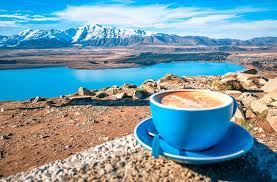
%> input picture input.jpg, 277 x 182 px
$ octave jpeg_compression.m   (GNU Octave 9; MATLAB toolbox functions it lacks are replaced by stand-ins)
%> lines starting %> are read from the running program, lines starting %| are printed output that depends on the picture

%JPEG compression

clc;
clear all;
close all;

I = imread("input.jpg");
%> I is the input picture: size 182x277x3 uint8; mean R, G, B 117.5, 152, 165.1
if size(I,3) == 3
    I = rgb2gray(I);
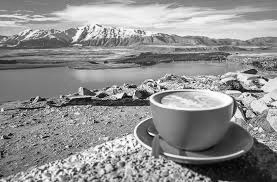
%> I: size 182x277 uint8; min 1, max 255, mean 143.2
end
I = double(I);
%> I: size 182x277 double

Q = [16 11 10 16 24 40 51 61;
     12 12 14 19 26 58 60 55;
     14 13 16 24 40 57 69 56;
     14 17 22 29 51 87 80 62;
     18 22 37 56 68 109 103 77;
     24 35 55 64 81 104 113 92;
     49 64 78 87 103 121 120 101;
     72 92 95 98 112 100 103 99];
% JPEG standard quantization table used to reduce DCT coefficients.

factor = 5;
Q = Q * factor;
% Scaling the quantization matrix to increase compression level.

blockSize = 8;
% Image is processed block-wise using 8x8 blocks as per JPEG standard.

[m,n] = size(I);
%> m = 182; n = 277
reconstructed = zeros(m,n);
% Empty matrix to store the reconstructed image blocks.

for i = 1:blockSize:(m-blockSize+1)
    for j = 1:blockSize:(n-blockSize+1)

        block = I(i:i+7, j:j+7);
        % Selecting an 8x8 block from the image.

        block = block - 128;
        % Level shifting to center pixel values around zero.

        dctBlock = dct2(block);
        % Applying DCT to convert spatial data into frequency components.

        quantBlock = round(dctBlock ./ Q);
        % Quantizing the DCT coefficients (main compression step).

        dequantBlock = quantBlock .* Q;
        % De-quantization during reconstruction.

        idctBlock = idct2(dequantBlock);
        % Converting frequency domain data back to spatial domain.

        idctBlock = idctBlock + 128;
        % Shifting values back to valid image intensity range.

        reconstructed(i:i+7, j:j+7) = idctBlock;
        % Storing the processed block into output image.

    end
end
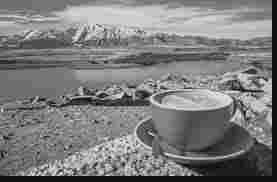
%> reconstructed: size 182x277 double; min -20.57, max 299.8, mean 136.4; drawn with min black and max white

reconstructed = uint8(reconstructed);
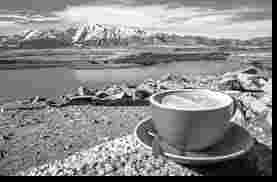
%> reconstructed: size 182x277 uint8; min 0, max 255, mean 136.4
% Converting the reconstructed image to displayable format.

figure;
imshow(uint8(I));
title("Original Image");
% Showing original image before compression.

figure;
imshow(reconstructed);
title("Reconstructed Image After JPEG Compression");

% Showing image after DCT-based JPEG compression.
